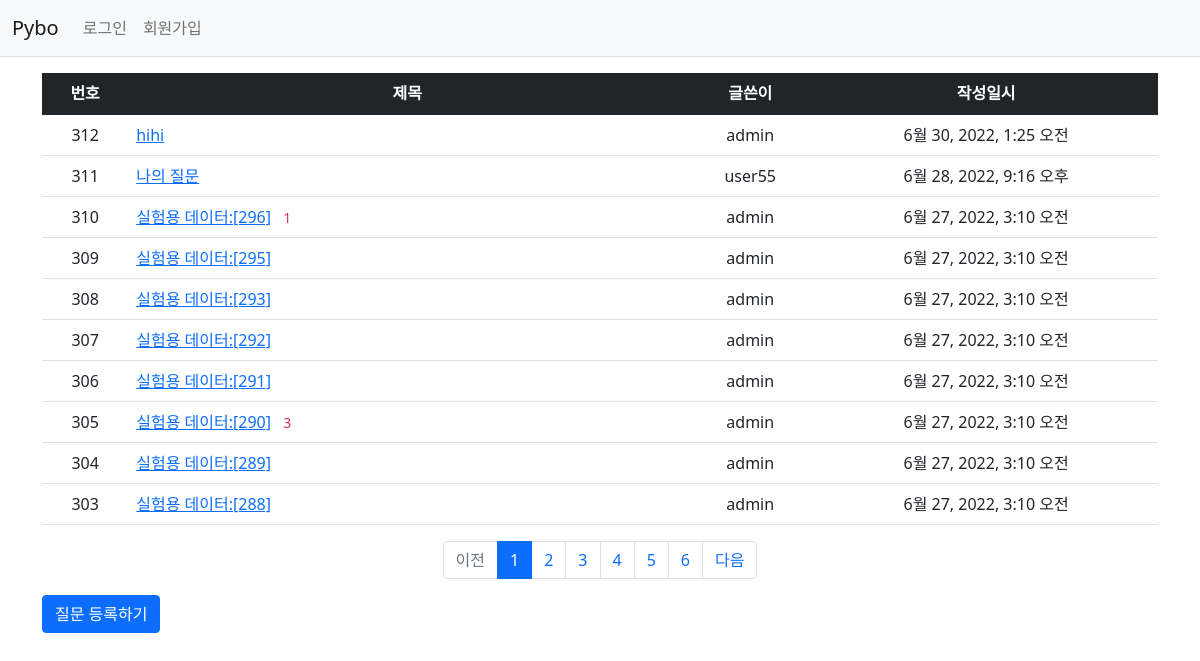
Screenshot of /pybo/ with the database file from the repository.
### pybo/models.py (models this page shows, shortened)
class Question(models.Model):
    subject = models.CharField(max_length=200)
    content = models.TextField()
    create_date = models.DateTimeField()
    author = models.ForeignKey(User, on_delete=models.CASCADE, related_name='author_question')
    modify_date = models.DateTimeField(null=True, blank=True)
    voter = models.ManyToManyField(User, related_name='voter_question')

### pybo/views/base_views.py (the view)
# urls.py: path('', base_views.index, name='index'),
def index(request):
    page = request.GET.get('page', '1')
    question_list = Question.objects.order_by('-create_date')
    paginator = Paginator(question_list, 10)
    page_obj = paginator.get_page(page)
    context = {'question_list': page_obj}
    return render(request, 'pybo/question_list.html', context)

### pybo/templatetags/pybo_filter.py (called while the page is built)
@register.filter
def sub(value, arg):
    return value - arg

### templates/pybo/question_list.html
{% extends 'base.html' %}
{% load pybo_filter %}
{% block content %}
<div class="container my-3">
    <table class="table">
        <thead>
        <tr class="table-dark text-center">
            <th>번호</th>
            <th style="width:50%;">제목</th>
            <th>글쓴이</th>
            <th>작성일시</th>
        </tr>
        </thead>
        <tbody>
        {% if question_list %}
        {% for question in question_list %}
        <tr class="text-center">
            <td>{{ question_list.paginator.count|sub:question_list.start_index|sub:forloop.counter0|add:1 }}</td>
            <td class="text-start">
                <a href="{% url 'pybo:detail' question.id %}">{{ question.subject }}</a>
                {% if question.answer_set.count > 0 %}
                <span class="text-danger small mx-2">{{ question.answer_set.count }}</span>
                {% endif %}
            </td>
            <td>{{ question.author.username }}</td>
            <td>{{ question.create_date }}</td>
        </tr>
        {% endfor %}
        {% else %}
        <tr>
            <td colspan="4">질문이 없습니다.</td>
        </tr>
        {% endif %}
        </tbody>
    </table>
    <ul class="pagination justify-content-center">
        {% if question_list.has_previous %}
        <li class="page-item">
            <a class="page-link" href="?page={{ question_list.previous_page_number }}">이전</a>
        </li>
        {% else %}
        <li class="page-item disabled">
            <a class="page-link" tabindex="-1" aria-disabled="true" href="#">이전</a>
        </li>
        {% endif %}
        {% for page_number in question_list.paginator.page_range %}
        {% if page_number >= question_list.number|add:-5 and page_number <= question_list.number|add:5 %}
        {% if page_number == question_list.number %}
        <li class="page-item active">
            <a class="page-link" href="?page={{ page_number }}">{{ page_number }}</a>
        </li>
        {% else %}
        <li class="page-item">
            <a class="page-link" href="?page={{ page_number }}">{{ page_number }}</a>
        </li>
        {% endif %}
        {% endif %}
        {% endfor %}
        {% if question_list.has_next %}
        <li class="page-item">
            <a class="page-link" href="?page={{ question_list.next_page_number }}">다음</a>
        </li>
        {% else %}
        <li class="page-item disabled">
            <a class="page-link" tabindex="-1" aria-disabled="true" href="#">다음</a>
        </li>
        {% endif %}
    </ul>
    <a href="{% url 'pybo:question_create' %}" class="btn btn-primary">질문 등록하기</a>
</div>
{% endblock %}

### rows the page displays
Question: paginator.count|sub "312", subject "hihi", author.username "admin", create_date "6월 30, 2022, 1:25 오전"
Question: paginator.count|sub "311", subject "나의 질문", author.username "user55", create_date "6월 28, 2022, 9:16 오후"
Question: paginator.count|sub "310", subject "실험용 데이터:[296]", answer_set.count "1", author.username "admin", create_date "6월 27, 2022, 3:10 오전"
Question: paginator.count|sub "309", subject "실험용 데이터:[295]", author.username "admin", create_date "6월 27, 2022, 3:10 오전"
Question: paginator.count|sub "308", subject "실험용 데이터:[293]", author.username "admin", create_date "6월 27, 2022, 3:10 오전"
Question: paginator.count|sub "307", subject "실험용 데이터:[292]", author.username "admin", create_date "6월 27, 2022, 3:10 오전"
Question: paginator.count|sub "306", subject "실험용 데이터:[291]", author.username "admin", create_date "6월 27, 2022, 3:10 오전"
Question: paginator.count|sub "305", subject "실험용 데이터:[290]", answer_set.count "3", author.username "admin", create_date "6월 27, 2022, 3:10 오전"
Question: paginator.count|sub "304", subject "실험용 데이터:[289]", author.username "admin", create_date "6월 27, 2022, 3:10 오전"
Question: paginator.count|sub "303", subject "실험용 데이터:[288]", author.username "admin", create_date "6월 27, 2022, 3:10 오전"

### other values shown
{{ page_number }} "1"
{{ page_number }} "2" "3" "4" "5" "6"
